Frame 1 (no input): blank canvas, image omitted
Frame 60 (no input): blank canvas, image omitted
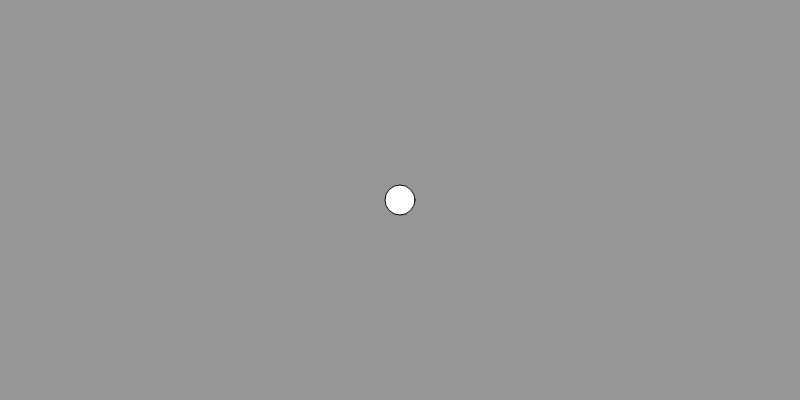
Frame 120 (the mouse pressed at the canvas centre since frame 60)

The p5.js sketch whose frames 1 and 60 were blank and that drew this single picture after the mouse press (run headless with seeded random() and noise() and a simulated clock; from frame 60 on, the mouse is pressed at the canvas centre):

// p5.js sketch
// ── sketch.js
let particles=[]
let particle;
let gravity;
let isPressed = false;

function setup(){
    createCanvas(800,400);
    
    gravity = createVector(0,0.1);


}

function draw(){
    background(150);
    if(isPressed){
        line(mouseX,mouseY,particle.pos.x,particle.pos.y);
   }
    for (let i = 0; i < particles.length; i++){
        const particle = particles[i];
        particle.applyForce(gravity);
        particle.update();
        particle.display();
}
}


function mousePressed(){
    isPressed = true;
    particle = new Particle(mouseX,mouseY, 15);
    particles.push(particle);
}

function mouseReleased(){
    isPressed = false;
    const mouse = createVector(mouseX,mouseY);
    const force = p5.Vector.sub(particle.pos,mouse);
    force.div(10);
    particle.applyForce(force);
    particle.setActive(true);
}

// ── particle.js
class Particle{
    constructor(x,y,r){
        this.pos = createVector(x,y);
        this.vel = createVector();
        this.acc = createVector();
        this.r = r;
        this.friction = 0.995;
        this.isActive = false;
}

setActive(active){
    this.isActive = active;
}

applyForce(force){
    this.acc.add(force);
}

bounce(){
    if(this.pos.y > height){
        this.pos.y = height;
        this.vel.y *= -1;
    } else if (this.pos.y < 0){
        this.pos.y = 0;
        this.vel.y *= -1;
    }
    if(this.pos.x > width){
        this.pos.x = width;
        this.vel.x *= -1;
    }else if (this.pos.x < 0){
        this.pos.x = 0;
        this.vel.x *= -1
    }
}

update(){
    if(!this.isActive) return;
    this.vel.add(this.acc);
    this.pos.add(this.vel);
    this.acc.mult(0);
    this.vel.mult(this.friction);
    this.bounce();
}


display(){

    circle(this.pos.x,this.pos.y, this.r * 2);
}

}
